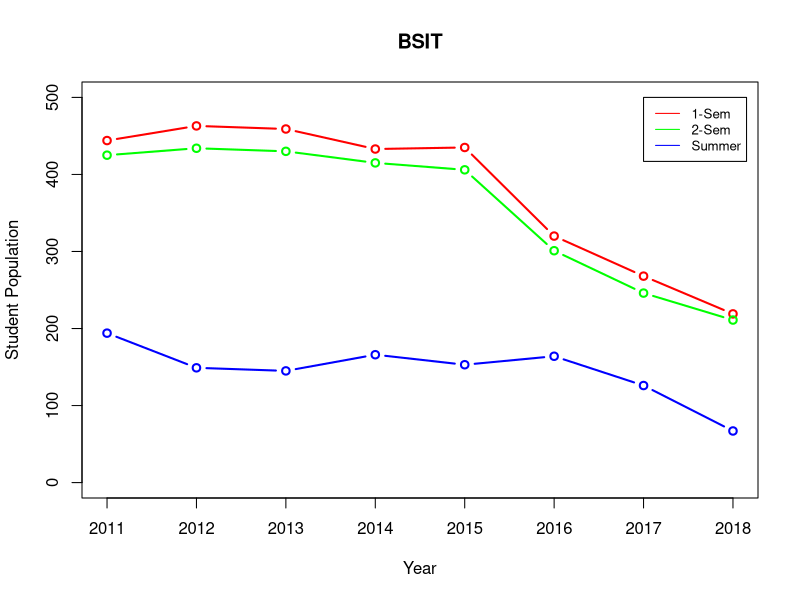

R code for this plot:
library(tidyr)
library(dplyr)

universityStat <- read.csv("./data/univstat.csv")

plotData <-universityStat %>% 
            gather( term, n, 2:25) %>%
            separate(term, c("xyear", "sem"), sep = "([.])") %>%
            mutate(year = substr(xyear, 2, 5)) %>%
            spread(sem, n) %>%
            group_by(courses)

bsitData = plotData %>%
              filter(courses == "BSIT")

maxRange = max(c(bsitData$'1', bsitData$'2', bsitData$'3'))
xRange    <- bsitData$year
yRange    <- c('0', '100', '200', '250', '300', '350', '400', '500')

firstSem  <- bsitData$'1'
secondSem <- bsitData$'2'
summer    <- bsitData$'3'

plot(xRange, yRange,
     xlab = "Year",
     ylab = "Student Population",
     main = "BSIT",
     type = "n"
     )

lines(xRange,
      firstSem,
      type = "b",
      col = "red",
      lwd = 2)

lines(xRange,
      secondSem,
      type = "b",
      col = "green",
      lwd = 2)


lines(xRange,
      summer,
      type = "b",
      col = "blue",
      lwd = 2)

legend(2017, 500, 
       legend = c("1-Sem", "2-Sem", "Summer"),
       col    = c("red", "green", "blue"),
       lty    = 1,
       cex    = 0.8)
